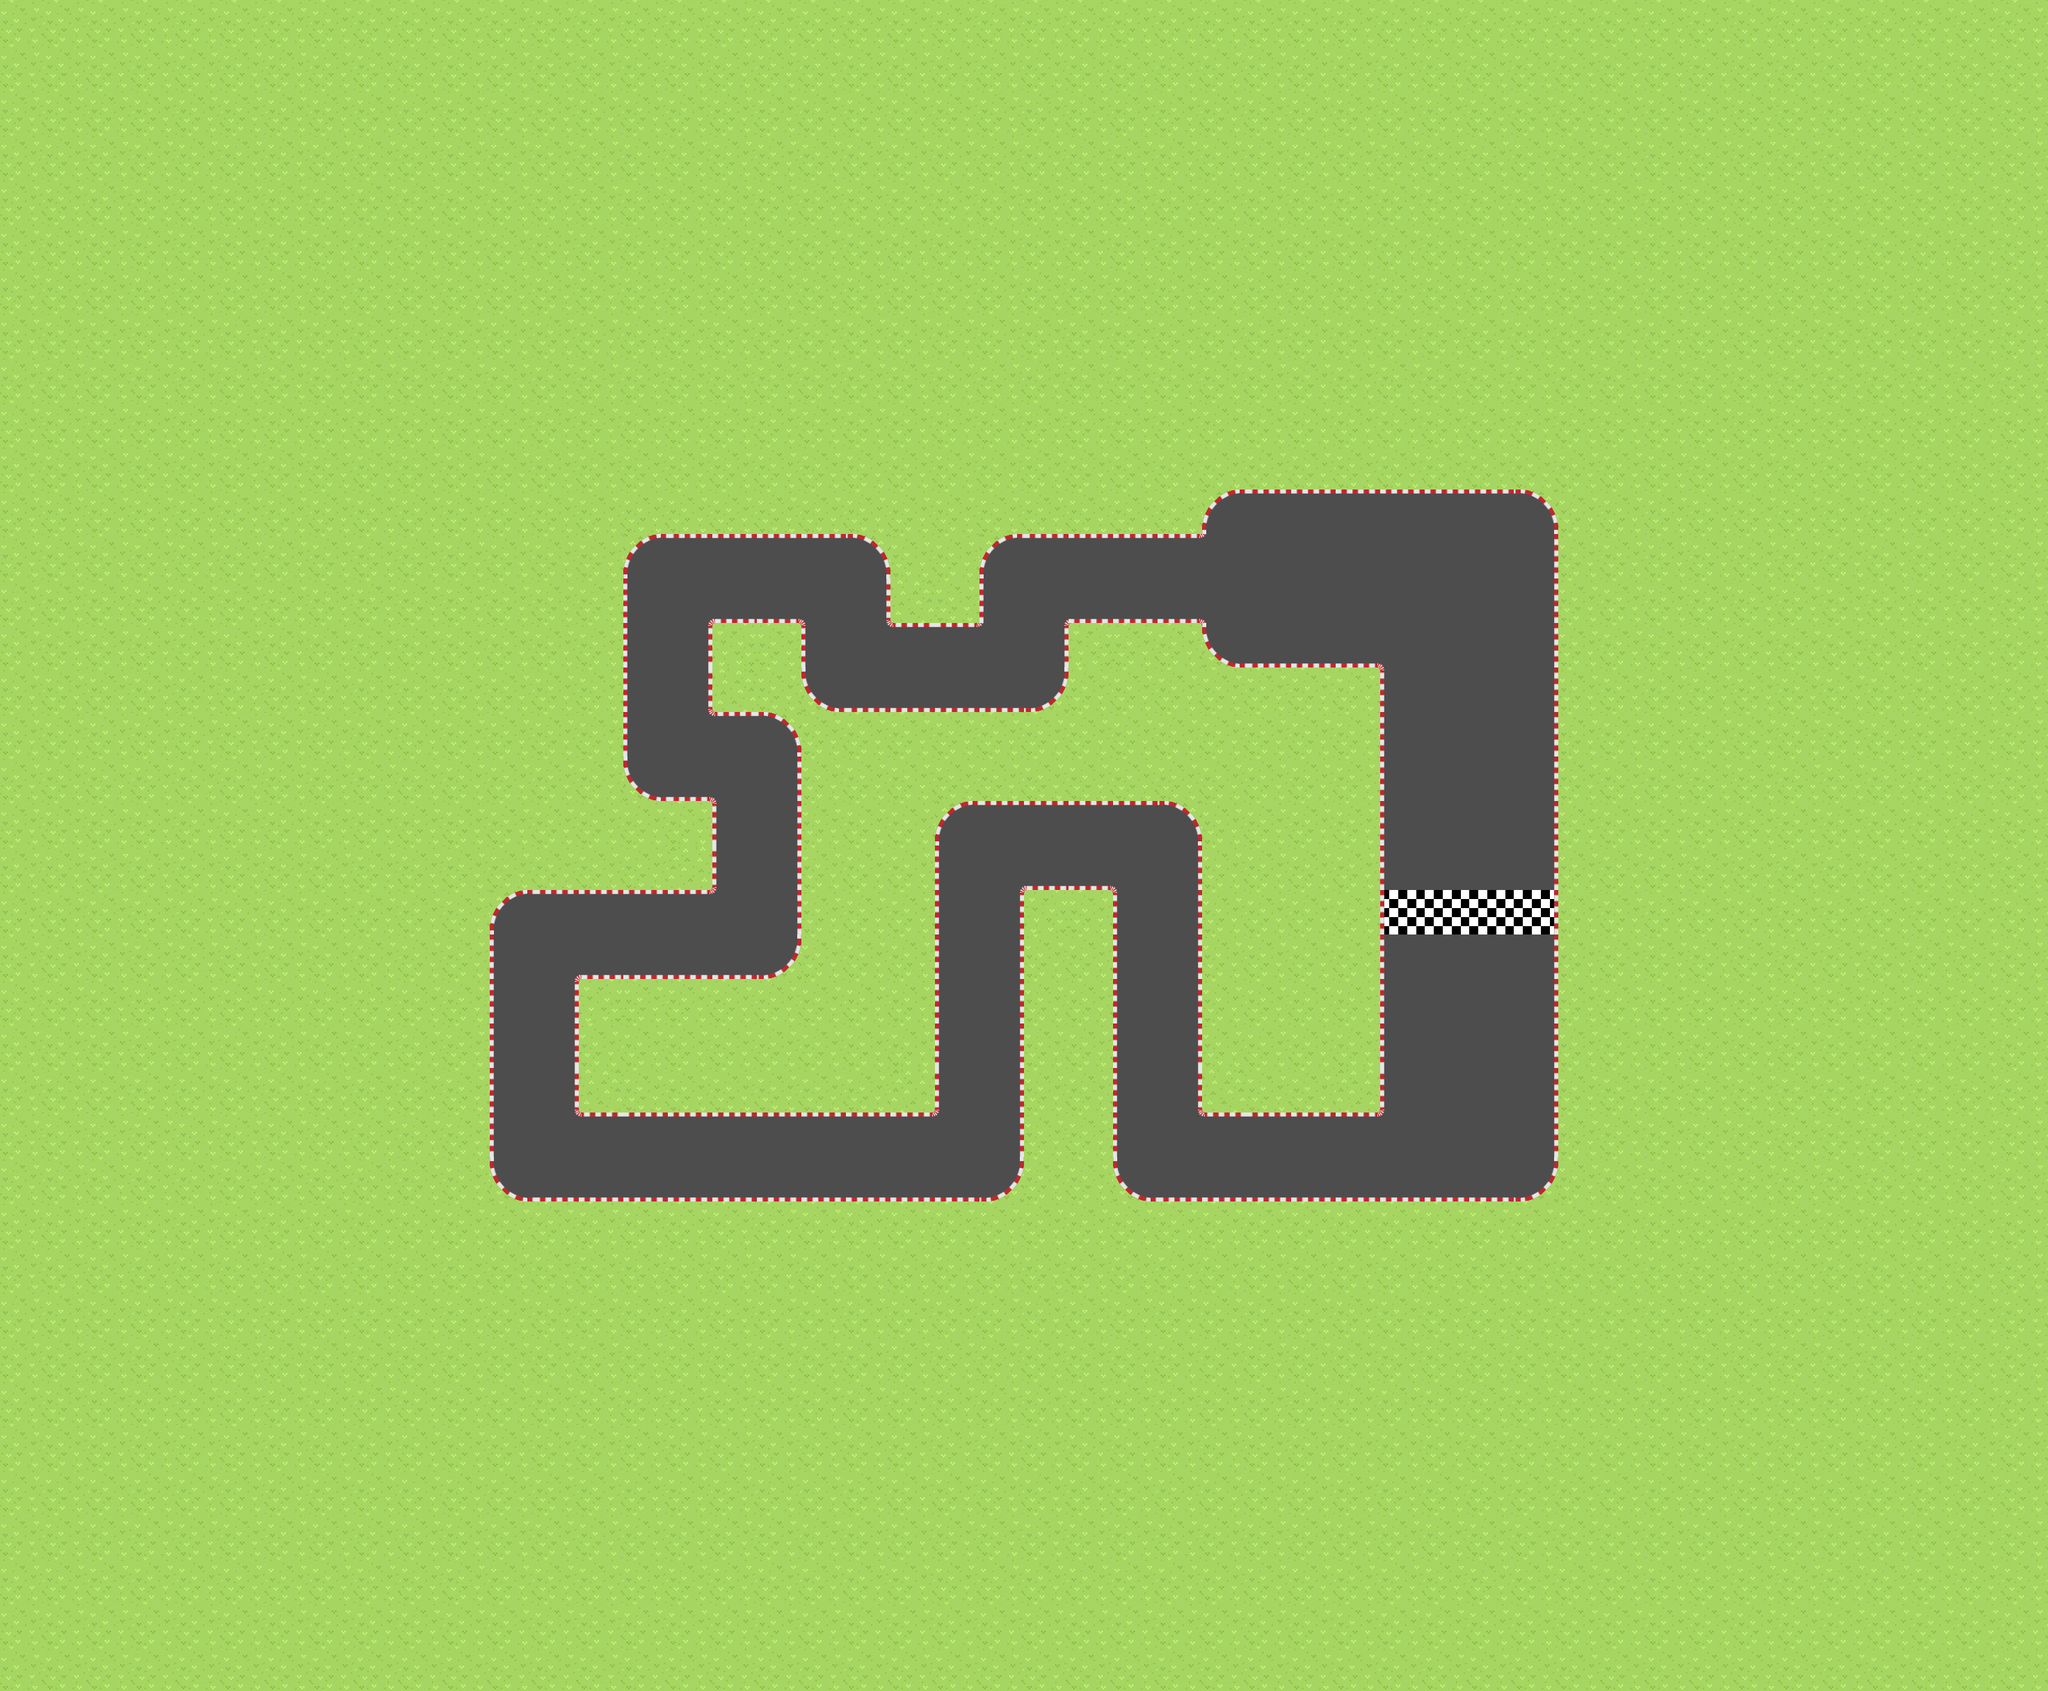

A 2D game scene composited from a Tiled map and its tileset images. What follows is a short description and the map's XML, with every tile layer's data as written:
An orthogonal 46x38 tile map with 64x64 px tiles, 1 tile layer (floor), 1 hidden layer not drawn.

<map version="1.10" tiledversion="1.10.2" orientation="orthogonal" renderorder="right-down" width="46" height="38" tilewidth="64" tileheight="64" infinite="0" nextlayerid="3" nextobjectid="1">
 <editorsettings>
  <export target="map1checkpoints.csv" format="csv" />
 </editorsettings>
 <tileset firstgid="1" source="race tileshit.tsx" />
 <layer id="1" name="floor" width="46" height="38">
  <data encoding="csv">
5,5,5,5,5,5,5,5,5,5,5,5,5,5,5,5,5,5,5,5,5,5,5,5,5,5,5,5,5,5,5,5,5,5,5,5,5,5,5,5,5,5,5,5,5,5,
5,5,5,5,5,5,5,5,5,5,5,5,5,5,5,5,5,5,5,5,5,5,5,5,5,5,5,5,5,5,5,5,5,5,5,5,5,5,5,5,5,5,5,5,5,5,
5,5,5,5,5,5,5,5,5,5,5,5,5,5,5,5,5,5,5,5,5,5,5,5,5,5,5,5,5,5,5,5,5,5,5,5,5,5,5,5,5,5,5,5,5,5,
5,5,5,5,5,5,5,5,5,5,5,5,5,5,5,5,5,5,5,5,5,5,5,5,5,5,5,5,5,5,5,5,5,5,5,5,5,5,5,5,5,5,5,5,5,5,
5,5,5,5,5,5,5,5,5,5,5,5,5,5,5,5,5,5,5,5,5,5,5,5,5,5,5,5,5,5,5,5,5,5,5,5,5,5,5,5,5,5,5,5,5,5,
5,5,5,5,5,5,5,5,5,5,5,5,5,5,5,5,5,5,5,5,5,5,5,5,5,5,5,5,5,5,5,5,5,5,5,5,5,5,5,5,5,5,5,5,5,5,
5,5,5,5,5,5,5,5,5,5,5,5,5,5,5,5,5,5,5,5,5,5,5,5,5,5,5,5,5,5,5,5,5,5,5,5,5,5,5,5,5,5,5,5,5,5,
5,5,5,5,5,5,5,5,5,5,5,5,5,5,5,5,5,5,5,5,5,5,5,5,5,5,5,5,5,5,5,5,5,5,5,5,5,5,5,5,5,5,5,5,5,5,
5,5,5,5,5,5,5,5,5,5,5,5,5,5,5,5,5,5,5,5,5,5,5,5,5,5,5,5,5,5,5,5,5,5,5,5,5,5,5,5,5,5,5,5,5,5,
5,5,5,5,5,5,5,5,5,5,5,5,5,5,5,5,5,5,5,5,5,5,5,5,5,5,5,5,5,5,5,5,5,5,5,5,5,5,5,5,5,5,5,5,5,5,
5,5,5,5,5,5,5,5,5,5,5,5,5,5,5,5,5,5,5,5,5,5,5,5,5,5,5,5,5,5,5,5,5,5,5,5,5,5,5,5,5,5,5,5,5,5,
5,5,5,5,5,5,5,5,5,5,5,5,5,5,5,5,5,5,5,5,5,5,5,5,5,5,5,6,4,4,4,4,4,4,7,5,5,5,5,5,5,5,5,5,5,5,
5,5,5,5,5,5,5,5,5,5,5,5,5,5,6,4,4,4,4,7,5,5,6,4,4,4,46,47,11,11,11,11,11,11,1,5,5,5,5,5,5,5,5,5,5,5,
5,5,5,5,5,5,5,5,5,5,5,5,5,5,2,26,27,29,30,44,45,5,2,26,3,3,29,30,11,11,11,11,11,11,1,5,5,5,5,5,5,5,5,5,5,5,
5,5,5,5,5,5,5,5,5,5,5,5,5,5,2,31,32,34,35,49,50,46,47,31,32,5,34,9,3,3,29,30,11,11,1,5,5,5,5,5,5,5,5,5,5,5,
5,5,5,5,5,5,5,5,5,5,5,5,5,5,2,44,45,5,9,3,3,3,3,8,5,5,5,5,5,5,34,35,11,11,1,5,5,5,5,5,5,5,5,5,5,5,
5,5,5,5,5,5,5,5,5,5,5,5,5,5,2,49,50,7,5,5,5,5,5,5,5,5,5,5,5,5,5,2,11,11,1,5,5,5,5,5,5,5,5,5,5,5,
5,5,5,5,5,5,5,5,5,5,5,5,5,5,9,29,30,1,5,5,5,5,5,5,5,5,5,5,5,5,5,2,11,11,1,5,5,5,5,5,5,5,5,5,5,5,
5,5,5,5,5,5,5,5,5,5,5,5,5,5,5,34,35,1,5,5,5,6,4,4,4,4,7,5,5,5,5,2,11,11,1,5,5,5,5,5,5,5,5,5,5,5,
5,5,5,5,5,5,5,5,5,5,5,5,5,5,5,41,42,1,5,5,5,2,26,27,29,30,1,5,5,5,5,2,11,11,1,5,5,5,5,5,5,5,5,5,5,5,
5,5,5,5,5,5,5,5,5,5,5,6,4,4,4,46,47,1,5,5,5,2,31,32,34,35,1,5,5,5,5,14,16,17,15,5,5,5,5,5,5,5,5,5,5,5,
5,5,5,5,5,5,5,5,5,5,5,2,26,27,3,3,3,8,5,5,5,2,1,5,5,2,1,5,5,5,5,2,11,11,1,5,5,5,5,5,5,5,5,5,5,5,
5,5,5,5,5,5,5,5,5,5,5,2,31,32,5,5,5,5,5,5,5,2,1,5,5,2,1,5,5,5,5,2,11,11,1,5,5,5,5,5,5,5,5,5,5,5,
5,5,5,5,5,5,5,5,5,5,5,2,1,5,5,5,5,5,5,5,5,2,1,5,5,2,1,5,5,5,5,2,11,11,1,5,5,5,5,5,5,5,5,5,5,5,
5,5,5,5,5,5,5,5,5,5,5,2,44,45,5,5,5,5,5,5,41,42,1,5,5,2,44,45,5,5,41,42,11,11,1,5,5,5,5,5,5,5,5,5,5,5,
5,5,5,5,5,5,5,5,5,5,5,2,49,50,4,4,4,4,4,4,46,47,1,5,5,2,49,50,4,4,46,47,11,11,1,5,5,5,5,5,5,5,5,5,5,5,
5,5,5,5,5,5,5,5,5,5,5,9,3,3,3,3,3,3,3,3,3,3,8,5,5,9,3,3,3,3,3,3,3,3,8,5,5,5,5,5,5,5,5,5,5,5,
5,5,5,5,5,5,5,5,5,5,5,5,5,5,5,5,5,5,5,5,5,5,5,5,5,5,5,5,5,5,5,5,5,5,5,5,5,5,5,5,5,5,5,5,5,5,
5,5,5,5,5,5,5,5,5,5,5,5,5,5,5,5,5,5,5,5,5,5,5,5,5,5,5,5,5,5,5,5,5,5,5,5,5,5,5,5,5,5,5,5,5,5,
5,5,5,5,5,5,5,5,5,5,5,5,5,5,5,5,5,5,5,5,5,5,5,5,5,5,5,5,5,5,5,5,5,5,5,5,5,5,5,5,5,5,5,5,5,5,
5,5,5,5,5,5,5,5,5,5,5,5,5,5,5,5,5,5,5,5,5,5,5,5,5,5,5,5,5,5,5,5,5,5,5,5,5,5,5,5,5,5,5,5,5,5,
5,5,5,5,5,5,5,5,5,5,5,5,5,5,5,5,5,5,5,5,5,5,5,5,5,5,5,5,5,5,5,5,5,5,5,5,5,5,5,5,5,5,5,5,5,5,
5,5,5,5,5,5,5,5,5,5,5,5,5,5,5,5,5,5,5,5,5,5,5,5,5,5,5,5,5,5,5,5,5,5,5,5,5,5,5,5,5,5,5,5,5,5,
5,5,5,5,5,5,5,5,5,5,5,5,5,5,5,5,5,5,5,5,5,5,5,5,5,5,5,5,5,5,5,5,5,5,5,5,5,5,5,5,5,5,5,5,5,5,
5,5,5,5,5,5,5,5,5,5,5,5,5,5,5,5,5,5,5,5,5,5,5,5,5,5,5,5,5,5,5,5,5,5,5,5,5,5,5,5,5,5,5,5,5,5,
5,5,5,5,5,5,5,5,5,5,5,5,5,5,5,5,5,5,5,5,5,5,5,5,5,5,5,5,5,5,5,5,5,5,5,5,5,5,5,5,5,5,5,5,5,5,
5,5,5,5,5,5,5,5,5,5,5,5,5,5,5,5,5,5,5,5,5,5,5,5,5,5,5,5,5,5,5,5,5,5,5,5,5,5,5,5,5,5,5,5,5,5,
5,5,5,5,5,5,5,5,5,5,5,5,5,5,5,5,5,5,5,5,5,5,5,5,5,5,5,5,5,5,5,5,5,5,5,5,5,5,5,5,5,5,5,5,5,5
</data>
 </layer>
 <layer id="2" name="checkpoints" width="46" height="38" visible="0">
  <data encoding="csv">
0,0,0,0,0,0,0,0,0,0,0,0,0,0,0,0,0,0,0,0,0,0,0,0,0,0,0,0,0,0,0,0,0,0,0,0,0,0,0,0,0,0,0,0,0,0,
0,0,0,0,0,0,0,0,0,0,0,0,0,0,0,0,0,0,0,0,0,0,0,0,0,0,0,0,0,0,0,0,0,0,0,0,0,0,0,0,0,0,0,0,0,0,
0,0,0,0,0,0,0,0,0,0,0,0,0,0,0,0,0,0,0,0,0,0,0,0,0,0,0,0,0,0,0,0,0,0,0,0,0,0,0,0,0,0,0,0,0,0,
0,0,0,0,0,0,0,0,0,0,0,0,0,0,0,0,0,0,0,0,0,0,0,0,0,0,0,0,0,0,0,0,0,0,0,0,0,0,0,0,0,0,0,0,0,0,
0,0,0,0,0,0,0,0,0,0,0,0,0,0,0,0,0,0,0,0,0,0,0,0,0,0,0,0,0,0,0,0,0,0,0,0,0,0,0,0,0,0,0,0,0,0,
0,0,0,0,0,0,0,0,0,0,0,0,0,0,0,0,0,0,0,0,0,0,0,0,0,0,0,0,0,0,0,0,0,0,0,0,0,0,0,0,0,0,0,0,0,0,
0,0,0,0,0,0,0,0,0,0,0,0,0,0,0,0,0,0,0,0,0,0,0,0,0,0,0,0,0,0,0,0,0,0,0,0,0,0,0,0,0,0,0,0,0,0,
0,0,0,0,0,0,0,0,0,0,0,0,0,0,0,0,0,0,0,0,0,0,0,0,0,0,0,0,0,0,0,0,0,0,0,0,0,0,0,0,0,0,0,0,0,0,
0,0,0,0,0,0,0,0,0,0,0,0,0,0,0,0,0,0,0,0,0,0,0,0,0,0,0,0,0,0,0,0,0,0,0,0,0,0,0,0,0,0,0,0,0,0,
0,0,0,0,0,0,0,0,0,0,0,0,0,0,0,0,0,0,0,0,0,0,0,0,0,0,0,0,0,0,0,0,0,0,0,0,0,0,0,0,0,0,0,0,0,0,
0,0,0,0,0,0,0,0,0,0,0,0,0,0,0,0,0,0,0,0,0,0,0,0,0,0,0,0,0,0,0,0,0,0,0,0,0,0,0,0,0,0,0,0,0,0,
0,0,0,0,0,0,0,0,0,0,0,0,0,0,0,0,0,0,0,0,0,0,0,0,0,0,0,0,0,0,0,0,0,0,0,0,0,0,0,0,0,0,0,0,0,0,
0,0,0,0,0,0,0,0,0,0,0,0,0,0,0,0,51,0,0,0,0,0,0,0,51,0,0,0,0,0,0,0,0,0,0,0,0,0,0,0,0,0,0,0,0,0,
0,0,0,0,0,0,0,0,0,0,0,0,0,0,0,0,51,0,0,0,0,0,0,0,51,0,0,0,0,0,0,0,0,0,0,0,0,0,0,0,0,0,0,0,0,0,
0,0,0,0,0,0,0,0,0,0,0,0,0,0,0,0,0,0,0,0,51,0,0,0,0,0,0,0,0,0,0,51,51,51,51,0,0,0,0,0,0,0,0,0,0,0,
0,0,0,0,0,0,0,0,0,0,0,0,0,0,0,0,0,0,0,0,51,0,0,0,0,0,0,0,0,0,0,0,0,0,0,0,0,0,0,0,0,0,0,0,0,0,
0,0,0,0,0,0,0,0,0,0,0,0,0,0,0,0,0,0,0,0,0,0,0,0,0,0,0,0,0,0,0,0,0,0,0,0,0,0,0,0,0,0,0,0,0,0,
0,0,0,0,0,0,0,0,0,0,0,0,0,0,0,0,0,0,0,0,0,0,0,0,0,0,0,0,0,0,0,0,0,0,0,0,0,0,0,0,0,0,0,0,0,0,
0,0,0,0,0,0,0,0,0,0,0,0,0,0,0,0,51,51,0,0,0,0,0,51,0,0,0,0,0,0,0,0,0,0,0,0,0,0,0,0,0,0,0,0,0,0,
0,0,0,0,0,0,0,0,0,0,0,0,0,0,0,0,0,0,0,0,0,0,0,51,0,0,0,0,0,0,0,0,0,0,0,0,0,0,0,0,0,0,0,0,0,0,
0,0,0,0,0,0,0,0,0,0,0,0,0,0,0,0,0,0,0,0,0,0,0,0,0,0,0,0,0,0,0,52,52,52,52,0,0,0,0,0,0,0,0,0,0,0,
0,0,0,0,0,0,0,0,0,0,0,0,0,0,0,0,0,0,0,0,0,0,0,0,0,0,0,0,0,0,0,0,0,0,0,0,0,0,0,0,0,0,0,0,0,0,
0,0,0,0,0,0,0,0,0,0,0,0,0,0,0,0,0,0,0,0,0,0,0,0,0,0,0,0,0,0,0,0,0,0,0,0,0,0,0,0,0,0,0,0,0,0,
0,0,0,0,0,0,0,0,0,0,0,51,51,0,0,0,0,0,0,0,0,0,0,0,0,0,0,0,0,0,0,0,0,0,0,0,0,0,0,0,0,0,0,0,0,0,
0,0,0,0,0,0,0,0,0,0,0,0,0,0,0,0,0,0,0,0,0,0,0,0,0,0,0,0,0,0,0,0,0,0,0,0,0,0,0,0,0,0,0,0,0,0,
0,0,0,0,0,0,0,0,0,0,0,0,0,0,0,0,0,51,0,0,0,0,0,0,0,0,0,51,0,0,0,0,0,0,0,0,0,0,0,0,0,0,0,0,0,0,
0,0,0,0,0,0,0,0,0,0,0,0,0,0,0,0,0,51,0,0,0,0,0,0,0,0,0,51,0,0,0,0,0,0,0,0,0,0,0,0,0,0,0,0,0,0,
0,0,0,0,0,0,0,0,0,0,0,0,0,0,0,0,0,0,0,0,0,0,0,0,0,0,0,0,0,0,0,0,0,0,0,0,0,0,0,0,0,0,0,0,0,0,
0,0,0,0,0,0,0,0,0,0,0,0,0,0,0,0,0,0,0,0,0,0,0,0,0,0,0,0,0,0,0,0,0,0,0,0,0,0,0,0,0,0,0,0,0,0,
0,0,0,0,0,0,0,0,0,0,0,0,0,0,0,0,0,0,0,0,0,0,0,0,0,0,0,0,0,0,0,0,0,0,0,0,0,0,0,0,0,0,0,0,0,0,
0,0,0,0,0,0,0,0,0,0,0,0,0,0,0,0,0,0,0,0,0,0,0,0,0,0,0,0,0,0,0,0,0,0,0,0,0,0,0,0,0,0,0,0,0,0,
0,0,0,0,0,0,0,0,0,0,0,0,0,0,0,0,0,0,0,0,0,0,0,0,0,0,0,0,0,0,0,0,0,0,0,0,0,0,0,0,0,0,0,0,0,0,
0,0,0,0,0,0,0,0,0,0,0,0,0,0,0,0,0,0,0,0,0,0,0,0,0,0,0,0,0,0,0,0,0,0,0,0,0,0,0,0,0,0,0,0,0,0,
0,0,0,0,0,0,0,0,0,0,0,0,0,0,0,0,0,0,0,0,0,0,0,0,0,0,0,0,0,0,0,0,0,0,0,0,0,0,0,0,0,0,0,0,0,0,
0,0,0,0,0,0,0,0,0,0,0,0,0,0,0,0,0,0,0,0,0,0,0,0,0,0,0,0,0,0,0,0,0,0,0,0,0,0,0,0,0,0,0,0,0,0,
0,0,0,0,0,0,0,0,0,0,0,0,0,0,0,0,0,0,0,0,0,0,0,0,0,0,0,0,0,0,0,0,0,0,0,0,0,0,0,0,0,0,0,0,0,0,
0,0,0,0,0,0,0,0,0,0,0,0,0,0,0,0,0,0,0,0,0,0,0,0,0,0,0,0,0,0,0,0,0,0,0,0,0,0,0,0,0,0,0,0,0,0,
0,0,0,0,0,0,0,0,0,0,0,0,0,0,0,0,0,0,0,0,0,0,0,0,0,0,0,0,0,0,0,0,0,0,0,0,0,0,0,0,0,0,0,0,0,0
</data>
 </layer>
</map>